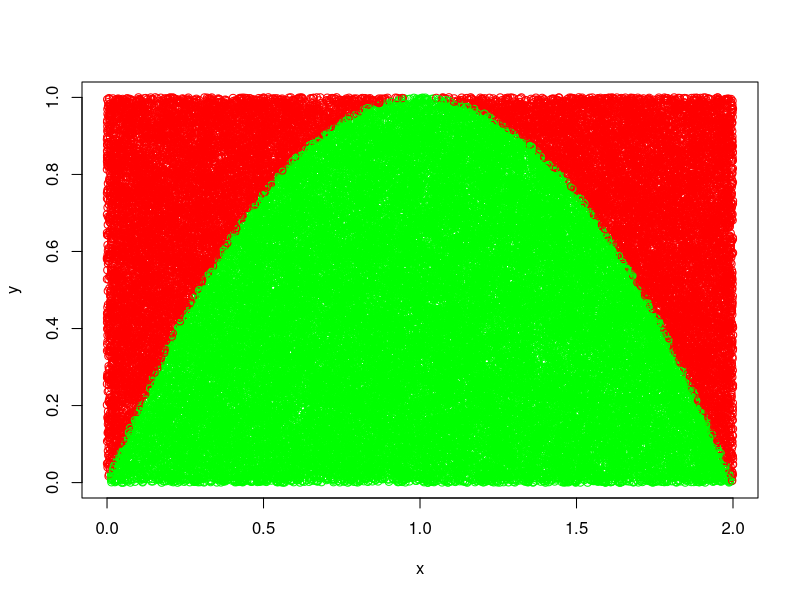

The R source for this figure:
n <- 50000

x <- runif(n, 0, 2); y <- runif(n, 0, 1)

favourable <- 0

colors_func <- c()

func <- function(x) 1 - (1-x)^2

for (i in 1:n) {
  if(y[i] <= func(x[i])){
    favourable <- favourable + 1
    colors_func[i] <- "green"
  }else{
    colors_func[i] <- "red"
  }
}

favourable

favourable / n

plot(x, y, col = colors_func)
